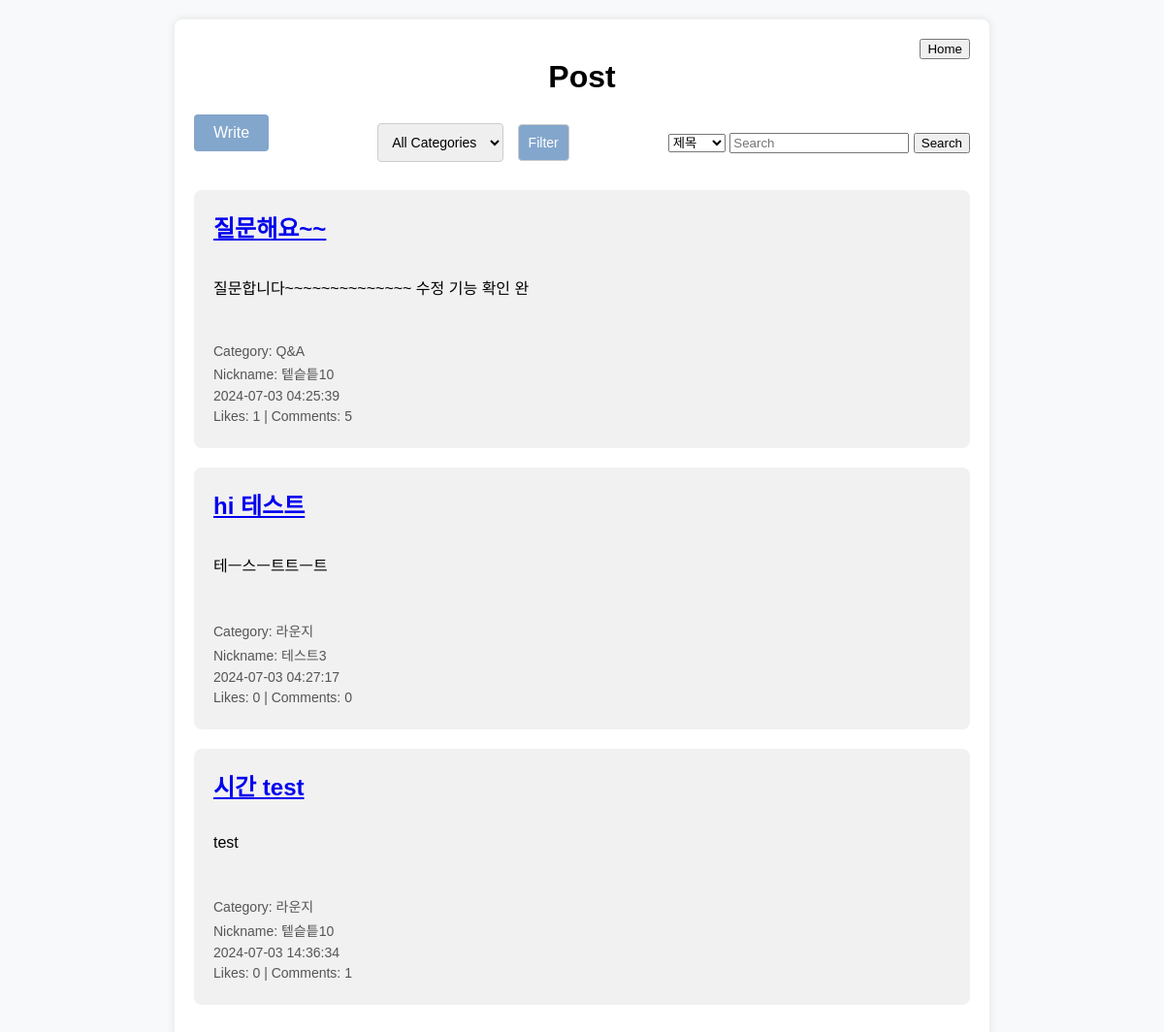
/community/, run on an earlier commit of the app's database.
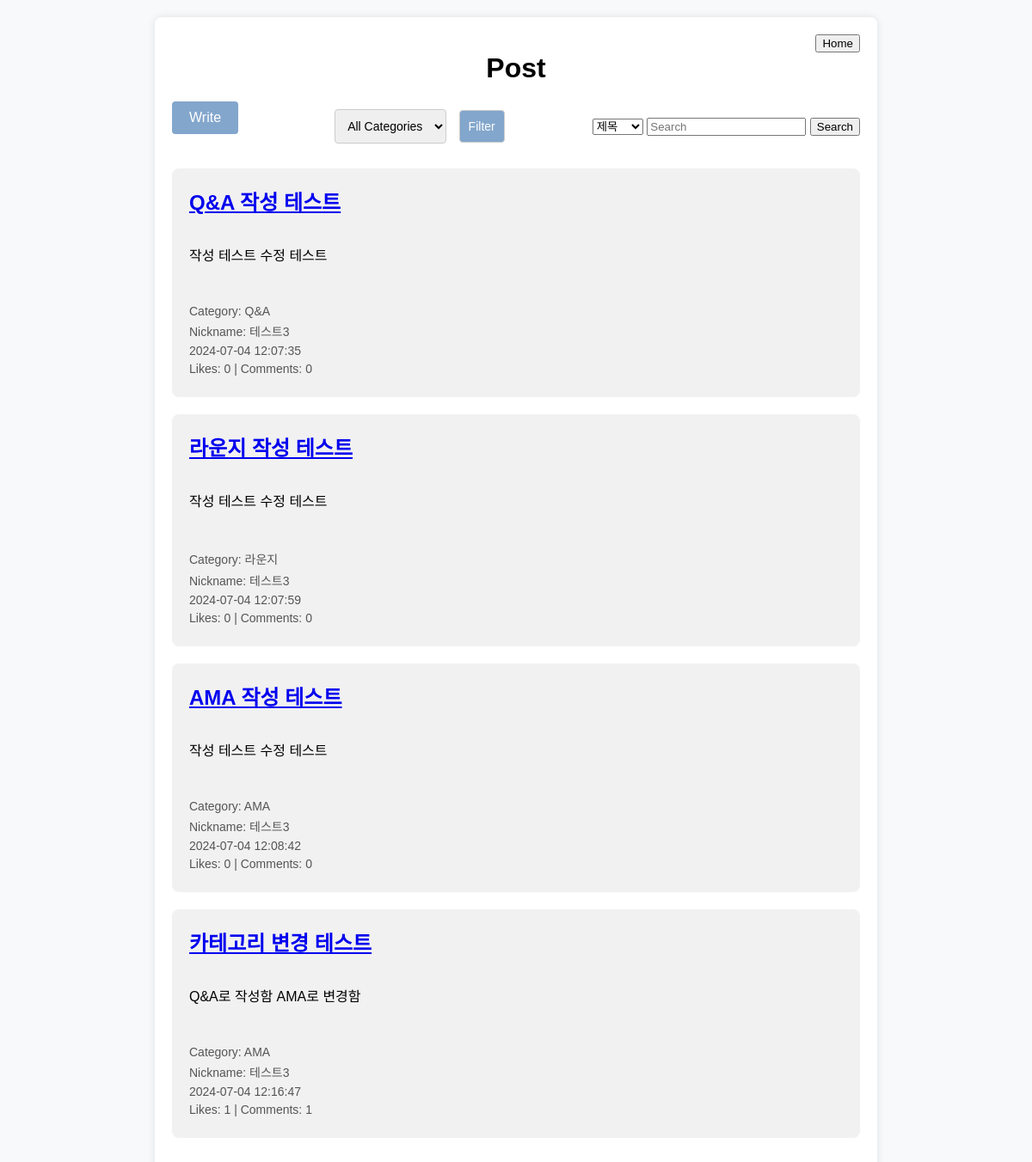
And on a later commit of the database.
### community/models.py (models this page shows, shortened)
class Post(models.Model):
    author = models.ForeignKey(CustomUser, on_delete=models.CASCADE)
    title = models.CharField(max_length=200)
    content = models.TextField()
    photo = models.ImageField(upload_to='photos/', blank=True, null=True)
    category = models.ForeignKey(Category, on_delete=models.SET_NULL, null=True)
    created_at = models.DateTimeField(auto_now_add=True)
    likes = models.ManyToManyField(CustomUser, related_name='post_likes', blank=True)
    hashtags = models.CharField(max_length=200, blank=True)  # 해시태그 필드 추가
    def total_likes(self):
        return self.likes.count()

class Category(models.Model):
    name = models.CharField(max_length=100)

### accounts/models.py (models this page shows)
class CustomUser(AbstractUser):
    username = models.CharField(max_length=30, unique=True)
    nickname = models.CharField(max_length=10)
    date_of_birth = models.DateField(null=True, blank=True)
    phone_number = models.CharField(max_length=15, null=True, blank=True)
    email_verified = models.BooleanField(default=False)
    profile_picture = models.ImageField(upload_to='profile_pictures/', null=True, blank=True)
    job_type = models.CharField(max_length=50, null=True, blank=True)
    start_year = models.IntegerField(null=True, blank=True)
    end_year = models.IntegerField(null=True, blank=True)

### community/views.py (the view, shortened to what this page needs)
# urls.py: path('', views.post, name='post'),
def post(request):
    categories = Category.objects.all()
    category_filter = request.GET.get('category')
    search_query = request.GET.get('search')
    search_type = request.GET.get('search_type')
    posts = Post.objects.all()
    if category_filter:
        posts = posts.filter(category__name=category_filter)
    return render(request, 'post.html', {'posts': posts, 'categories': categories})

### community/templates/post.html (shortened to what this page needs)
<!DOCTYPE html>
<html lang="en">
<head>
</head>
<body>
    <div class="container">
        <div class="home-button">
            <form action="{% url 'home' %}">
                <button type="submit">Home</button>
            </form>
        </div>
        <h1>Post</h1>
        <div class="top-bar">
            <a href="{% url 'postwrite' %}" class="write-post">Write</a>
            <form action="{% url 'post' %}" method="get" class="category-filter">
                <select name="category">
                    <option value="" {% if not selected_category %}selected{% endif %}>All Categories</option>
                </select>
                <button type="submit">Filter</button>
            </form>
            <form action="{% url 'post' %}" method="get" class="search-form">
                <select name="search_type">
                    <option value="title" {% if request.GET.search_type == "title" %}selected{% endif %}>제목</option>
                </select>
                <input type="text" name="search" placeholder="Search" value="{{ request.GET.search }}">
                <button type="submit">Search</button>
            </form>
        </div>
        <ul>
            {% for post in posts %}
                <li>
                    <h2><a href="{% url 'postdetail' post.pk %}">{{ post.title }}</a></h2>
                    <br>
                    <p>{{ post.content|truncatechars:45 }}</p>
                    <br><br>
                    <p class="post-meta">Category: {{ post.category.name }}</p>
                    <p class="post-meta">Nickname: {{ post.author.nickname }}</p>
                    <p class="post-meta">{{ post.created_at|date:"Y-m-d H:i:s" }}</p>
                    <p class="post-meta">Likes: {{ post.total_likes }} | Comments: {{ post.comments.count }}</p>
                </li>
            {% endfor %}
        </ul>
    </div>
</body>
</html>

What changed in the data, as far as the page shows it:
removed Post: title "질문해요~~", content "질문합니다~~~~~~~~~~~~~~ 수정 기능 확인 완", category.name "Q&A", author.nickname "텥슽틑10", created_at "2024-07-03 04:25:39", total_likes "1", comments.count "5"
removed Post: title "hi 테스트", content "테ㅡ스ㅡ트트ㅡ트", category.name "라운지", author.nickname "테스트3", created_at "2024-07-03 04:27:17", total_likes "0", comments.count "0"
removed Post: title "시간 test", content "test", category.name "라운지", author.nickname "텥슽틑10", created_at "2024-07-03 14:36:34", total_likes "0", comments.count "1"
added Post: title "Q&A 작성 테스트", content "작성 테스트 수정 테스트", category.name "Q&A", author.nickname "테스트3", created_at "2024-07-04 12:07:35", total_likes "0", comments.count "0"
added Post: title "라운지 작성 테스트", content "작성 테스트 수정 테스트", category.name "라운지", author.nickname "테스트3", created_at "2024-07-04 12:07:59", total_likes "0", comments.count "0"
added Post: title "AMA 작성 테스트", content "작성 테스트 수정 테스트", category.name "AMA", author.nickname "테스트3", created_at "2024-07-04 12:08:42", total_likes "0", comments.count "0"
added Post: title "카테고리 변경 테스트", content "Q&A로 작성함 AMA로 변경함", category.name "AMA", author.nickname "테스트3", created_at "2024-07-04 12:16:47", total_likes "1", comments.count "1"
